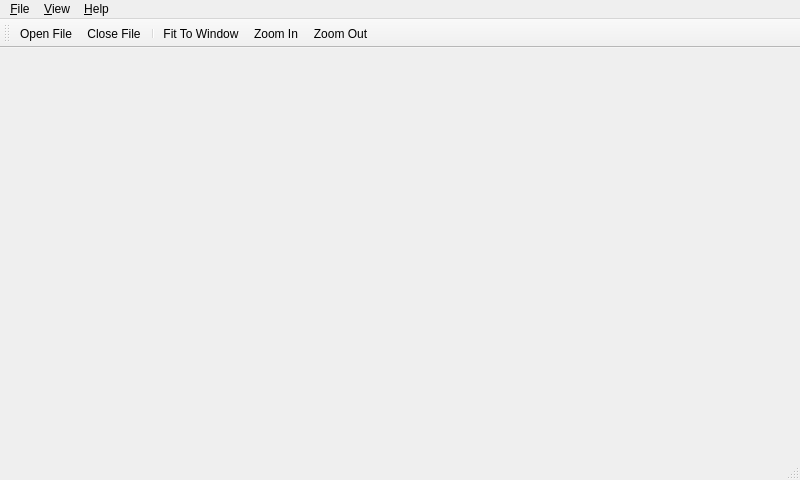
<?xml version="1.0" encoding="UTF-8"?>
<ui version="4.0">
 <class>MainWindow</class>
 <widget class="QMainWindow" name="MainWindow">
  <property name="geometry">
   <rect>
    <x>0</x>
    <y>0</y>
    <width>800</width>
    <height>480</height>
   </rect>
  </property>
  <property name="windowTitle">
   <string>ViewMarker</string>
  </property>
  <property name="windowIcon">
   <iconset resource="res.qrc">
    <normaloff>:/icons/res/icons/marker.png</normaloff>:/icons/res/icons/marker.png</iconset>
  </property>
  <widget class="QWidget" name="centralWidget"/>
  <widget class="QMenuBar" name="menuBar">
   <property name="geometry">
    <rect>
     <x>0</x>
     <y>0</y>
     <width>800</width>
     <height>23</height>
    </rect>
   </property>
   <widget class="QMenu" name="fileMenu">
    <property name="title">
     <string>&amp;File</string>
    </property>
    <addaction name="openFileAction"/>
    <addaction name="closeFileAction"/>
    <addaction name="separator"/>
    <addaction name="exitAction"/>
   </widget>
   <widget class="QMenu" name="viewMenu">
    <property name="title">
     <string>&amp;View</string>
    </property>
    <addaction name="fullScreenAction"/>
    <addaction name="separator"/>
    <addaction name="fitToWindowAction"/>
    <addaction name="zoomInAction"/>
    <addaction name="zoomOutAction"/>
   </widget>
   <widget class="QMenu" name="helpMenu">
    <property name="title">
     <string>&amp;Help</string>
    </property>
    <addaction name="aboutAppAction"/>
    <addaction name="aboutQtAction"/>
   </widget>
   <addaction name="fileMenu"/>
   <addaction name="viewMenu"/>
   <addaction name="helpMenu"/>
  </widget>
  <widget class="QToolBar" name="mainToolBar">
   <property name="enabled">
    <bool>true</bool>
   </property>
   <property name="allowedAreas">
    <set>Qt::LeftToolBarArea|Qt::RightToolBarArea|Qt::TopToolBarArea</set>
   </property>
   <attribute name="toolBarArea">
    <enum>TopToolBarArea</enum>
   </attribute>
   <attribute name="toolBarBreak">
    <bool>false</bool>
   </attribute>
   <addaction name="openFileAction"/>
   <addaction name="closeFileAction"/>
   <addaction name="separator"/>
   <addaction name="fitToWindowAction"/>
   <addaction name="zoomInAction"/>
   <addaction name="zoomOutAction"/>
  </widget>
  <widget class="QStatusBar" name="statusBar"/>
  <action name="openFileAction">
   <property name="icon">
    <iconset resource="res.qrc">
     <normaloff>:/icons/res/icons/open.png</normaloff>:/icons/res/icons/open.png</iconset>
   </property>
   <property name="text">
    <string>&amp;Open File</string>
   </property>
   <property name="shortcut">
    <string>Ctrl+O</string>
   </property>
  </action>
  <action name="closeFileAction">
   <property name="icon">
    <iconset resource="res.qrc">
     <normaloff>:/icons/res/icons/close.png</normaloff>:/icons/res/icons/close.png</iconset>
   </property>
   <property name="text">
    <string>&amp;Close File</string>
   </property>
   <property name="shortcut">
    <string>Ctrl+C</string>
   </property>
  </action>
  <action name="exitAction">
   <property name="icon">
    <iconset resource="res.qrc">
     <normaloff>:/icons/res/icons/exit.png</normaloff>:/icons/res/icons/exit.png</iconset>
   </property>
   <property name="text">
    <string>&amp;Exit</string>
   </property>
   <property name="shortcut">
    <string>Ctrl+E</string>
   </property>
  </action>
  <action name="fullScreenAction">
   <property name="checkable">
    <bool>true</bool>
   </property>
   <property name="icon">
    <iconset resource="res.qrc">
     <normaloff>:/icons/res/icons/fullscreen.png</normaloff>:/icons/res/icons/fullscreen.png</iconset>
   </property>
   <property name="text">
    <string>Full &amp;Screen</string>
   </property>
   <property name="shortcut">
    <string>F11</string>
   </property>
  </action>
  <action name="fitToWindowAction">
   <property name="icon">
    <iconset resource="res.qrc">
     <normaloff>:/icons/res/icons/fittowindow.png</normaloff>:/icons/res/icons/fittowindow.png</iconset>
   </property>
   <property name="text">
    <string>&amp;Fit To Window</string>
   </property>
   <property name="shortcut">
    <string>Ctrl+F</string>
   </property>
  </action>
  <action name="zoomInAction">
   <property name="icon">
    <iconset resource="res.qrc">
     <normaloff>:/icons/res/icons/zoomin.png</normaloff>:/icons/res/icons/zoomin.png</iconset>
   </property>
   <property name="text">
    <string>Zoom &amp;In</string>
   </property>
   <property name="shortcut">
    <string>Ctrl+Up</string>
   </property>
  </action>
  <action name="zoomOutAction">
   <property name="icon">
    <iconset resource="res.qrc">
     <normaloff>:/icons/res/icons/zoomout.png</normaloff>:/icons/res/icons/zoomout.png</iconset>
   </property>
   <property name="text">
    <string>Zoom &amp;Out</string>
   </property>
   <property name="shortcut">
    <string>Ctrl+Down</string>
   </property>
  </action>
  <action name="aboutAppAction">
   <property name="icon">
    <iconset resource="res.qrc">
     <normaloff>:/icons/res/icons/about.png</normaloff>:/icons/res/icons/about.png</iconset>
   </property>
   <property name="text">
    <string>About &amp;ViewMarker</string>
   </property>
  </action>
  <action name="aboutQtAction">
   <property name="text">
    <string>About &amp;Qt</string>
   </property>
  </action>
 </widget>
 <layoutdefault spacing="6" margin="11"/>
 <resources>
  <include location="res.qrc"/>
 </resources>
 <connections>
  <connection>
   <sender>openFileAction</sender>
   <signal>triggered()</signal>
   <receiver>MainWindow</receiver>
   <slot>openFile()</slot>
   <hints>
    <hint type="sourcelabel">
     <x>-1</x>
     <y>-1</y>
    </hint>
    <hint type="destinationlabel">
     <x>399</x>
     <y>239</y>
    </hint>
   </hints>
  </connection>
  <connection>
   <sender>closeFileAction</sender>
   <signal>triggered()</signal>
   <receiver>MainWindow</receiver>
   <slot>closeFile()</slot>
   <hints>
    <hint type="sourcelabel">
     <x>-1</x>
     <y>-1</y>
    </hint>
    <hint type="destinationlabel">
     <x>399</x>
     <y>239</y>
    </hint>
   </hints>
  </connection>
  <connection>
   <sender>exitAction</sender>
   <signal>triggered()</signal>
   <receiver>MainWindow</receiver>
   <slot>close()</slot>
   <hints>
    <hint type="sourcelabel">
     <x>-1</x>
     <y>-1</y>
    </hint>
    <hint type="destinationlabel">
     <x>399</x>
     <y>239</y>
    </hint>
   </hints>
  </connection>
  <connection>
   <sender>fullScreenAction</sender>
   <signal>triggered()</signal>
   <receiver>MainWindow</receiver>
   <slot>switchFullScreen()</slot>
   <hints>
    <hint type="sourcelabel">
     <x>-1</x>
     <y>-1</y>
    </hint>
    <hint type="destinationlabel">
     <x>399</x>
     <y>239</y>
    </hint>
   </hints>
  </connection>
  <connection>
   <sender>fitToWindowAction</sender>
   <signal>triggered()</signal>
   <receiver>MainWindow</receiver>
   <slot>fitToWindow()</slot>
   <hints>
    <hint type="sourcelabel">
     <x>-1</x>
     <y>-1</y>
    </hint>
    <hint type="destinationlabel">
     <x>399</x>
     <y>239</y>
    </hint>
   </hints>
  </connection>
  <connection>
   <sender>zoomInAction</sender>
   <signal>triggered()</signal>
   <receiver>MainWindow</receiver>
   <slot>zoomIn()</slot>
   <hints>
    <hint type="sourcelabel">
     <x>-1</x>
     <y>-1</y>
    </hint>
    <hint type="destinationlabel">
     <x>399</x>
     <y>239</y>
    </hint>
   </hints>
  </connection>
  <connection>
   <sender>zoomOutAction</sender>
   <signal>triggered()</signal>
   <receiver>MainWindow</receiver>
   <slot>zoomOut()</slot>
   <hints>
    <hint type="sourcelabel">
     <x>-1</x>
     <y>-1</y>
    </hint>
    <hint type="destinationlabel">
     <x>399</x>
     <y>239</y>
    </hint>
   </hints>
  </connection>
  <connection>
   <sender>aboutAppAction</sender>
   <signal>triggered()</signal>
   <receiver>MainWindow</receiver>
   <slot>aboutApp()</slot>
   <hints>
    <hint type="sourcelabel">
     <x>-1</x>
     <y>-1</y>
    </hint>
    <hint type="destinationlabel">
     <x>399</x>
     <y>239</y>
    </hint>
   </hints>
  </connection>
  <connection>
   <sender>aboutQtAction</sender>
   <signal>triggered()</signal>
   <receiver>MainWindow</receiver>
   <slot>aboutQt()</slot>
   <hints>
    <hint type="sourcelabel">
     <x>-1</x>
     <y>-1</y>
    </hint>
    <hint type="destinationlabel">
     <x>399</x>
     <y>239</y>
    </hint>
   </hints>
  </connection>
 </connections>
 <slots>
  <slot>openFile()</slot>
  <slot>closeFile()</slot>
  <slot>switchFullScreen()</slot>
  <slot>fitToWindow()</slot>
  <slot>zoomIn()</slot>
  <slot>zoomOut()</slot>
  <slot>aboutApp()</slot>
  <slot>aboutQt()</slot>
 </slots>
</ui>
